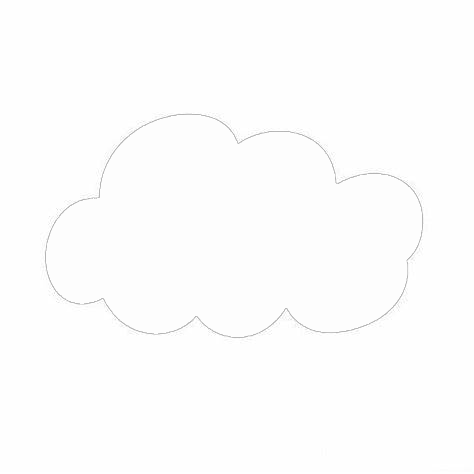
#> input picture png/cloud/1.png, 474 x 474 px; its folder holds only this picture in this run
$ python process.py
#> lines starting #> are read from the running program, lines starting #| are printed output that depends on the picture; after the words box and inside, x2 and y2 are one past the last pixel; in counts of white or black regions, pixels touching at a corner belong together
### Archi.py
from colour import Color
import cv2
import drawSvg
import numpy as np
import random
from xml.etree import ElementTree as ET
from treelib import Tree
from torchvision import models, transforms
import torch
from model.resnet_FT import ResNetGAPFeatures as Net
import scipy.stats as st

prefix_tag = '{http://www.w3.org/2000/svg}'


# [65 lines left out: functions pts2path, color_generator, rgb2hsl, measure_centroids, not called in this run]


class BasicElement(drawSvg.DrawingBasicElement):
    # [8 lines left out: function __init__, not called in this run]


class ParentsElement(drawSvg.DrawingParentElement):
    # [22 lines left out: functions __init__, writeContent, not called in this run]


class Temp(drawSvg.Drawing):
    def __init__(self, width=720, height=1280, file=None, **svgArgs):
        """
        模板类，相当于svg背景，填充archi
        :param width:
        :param height:
        :param archi_tree:
        :param svgArgs:
        """
        super().__init__(width, height, origin=(0, -height), **svgArgs)
        self.file = file

    # [49 lines left out: functions iter, score, not called in this run]

    def getTree(self):
        return ET.parse(self.file)


class Archi(ParentsElement):
    # [9 lines left out: function __init__, not called in this run]

    def getTree(self):
        return ET.parse(self.file)

    # [7 lines left out: function iter, not called in this run]

### util/process.py
# 规范archisvg格式
import os
import queue

import cairosvg
import cv2
from sklearn.neighbors import KDTree

from Archi import *


def connect_edge(edge):
    """
    连接断开边缘
    :param edge:
    :return:
    """
    edge = np.pad(edge, ((1, 1), (1, 1)), 'constant', constant_values=(0, 0))
    p = []
    locs = np.argwhere(edge == 255)
    # for i in range(1, h - 1):  # 遍历每一行
    #     for j in range(1, w - 1):  # 遍历每一列
    for loc in locs:
        i, j = loc
        r = []
        for y in range(i - 1, i + 2):
            for x in range(j - 1, j + 2):
                if y == i and x == j:
                    continue
                if edge[y, x] == 255:
                    r.append([y, x])
        rLen = len(r)
        if rLen > 0:
            # only one point, it is peak
            if rLen == 1:
                p.append([j, i])
            # there are two points and the distance is 1, it is also peak
            elif rLen == 2:
                dy = r[0][0] - r[1][0]
                dx = r[0][1] - r[1][1]
                t = dx * dx + dy * dy
                if t == 1:
                    p.append([j, i])
    if p:
        p = np.array(p)
        tree = KDTree(p, leaf_size=2)
        dist, node = tree.query(p, k=2)
        for i in range(len(node)):
            if dist[i][1] <= 10:
                cv2.line(edge, tuple(p[i]), tuple(p[node[i][1]]), 255)
    return edge[1:-1, 1:-1]


def Level_traversal(img):
    """
    层次遍历得到主要的archi及其子archi
    这里使用边缘提取，之后考虑实例分割
    :param img: 图片
    :return: 主要的archi及其子archi的列表
    """
    # img = cv2.GaussianBlur(img, (3, 3), 0)
    result = cv2.Canny(img, 50, 150, apertureSize=3, L2gradient=True)
    w, h = result.shape[:2]
    # result = cv2.morphologyEx(result, cv2.MORPH_CLOSE, kernel=(3, 3), iterations=3)
    result = connect_edge(result)
    # ret, result = cv2.threshold(img, 127, 255, cv2.THRESH_BINARY + cv2.THRESH_OTSU)
    bk = np.array((w, h, 3))
    contours, hierarchy = cv2.findContours(result, cv2.RETR_TREE, cv2.CHAIN_APPROX_SIMPLE)
    q = queue.Queue()
    out_cont = []
    for i in range(len(hierarchy[0])):
        if hierarchy[0][i][3] == -1:
            out_cont.append(contours[i])
            q.put(i)
    ccc = out_cont[0]
    for i in range(1, len(out_cont)):
        ccc = np.concatenate((ccc, out_cont[i]), axis=0)
    ox, oy, width, height = cv2.boundingRect(ccc)
    temp = Temp(width=width, height=height)
    aid = 0
    archiList = [Archi(TAG_NAME='svg', id=aid, fill='grey', stroke='black')]
    conts = []
    while not q.empty():
        pid = q.get()
        cont = contours[pid]
        cont -= np.array([ox, oy])
        conts.append(cont)
        elem = BasicElement(TAG_NAME='path', d=pts2path(cont))
        archiList[aid].append(elem)
        if hierarchy[0][pid][0] < 0 and hierarchy[0][pid][3] != -1 and hierarchy[0][hierarchy[0][pid][3]][0] < 0:
            ccc = conts[0]
            for i in range(1, len(out_cont)):
                ccc = np.concatenate((ccc, out_cont[i]), axis=0)
            # x, y, w, h = cv2.boundingRect(cont)
            conts.clear()
            # archiList[aid].contour = cont
            # archiList[aid].out_rect = [w, h]
            if hierarchy[0][pid][2] >= 0:
                aid += 1
                archiList.append(Archi(id=aid))
                archiList[aid - 1].append(archiList[aid])
        if hierarchy[0][pid][2] >= 0:
            pid = hierarchy[0][pid][2]
            q.put(pid)
        else:
            continue
        while hierarchy[0][pid][0] >= 0:
            pid = hierarchy[0][pid][0]
            q.put(pid)
    temp.append(archiList[0])
    return temp


def normalizeArchi(load_dir, save_dir):
    """svg转位图"""
#> called with load_dir = 'C:/Users/85365/Desktop/新建文件夹/', save_dir = '../png/cloud/'
    # [15 lines of commented-out code are left out]

    """位图转svg"""
    png_ls = [save_dir + i for i in os.listdir(save_dir)]
    for i, img_path in enumerate(png_ls):
        img = cv2.imread(img_path, 0)
#> img is the input picture: shape (474, 474); min 179, max 255, mean 253.3
        temp = Level_traversal(img)
#> in Level_traversal, `result = cv2.Canny(img, 50, 150, apertureSize=3, L2gradient=True)`:
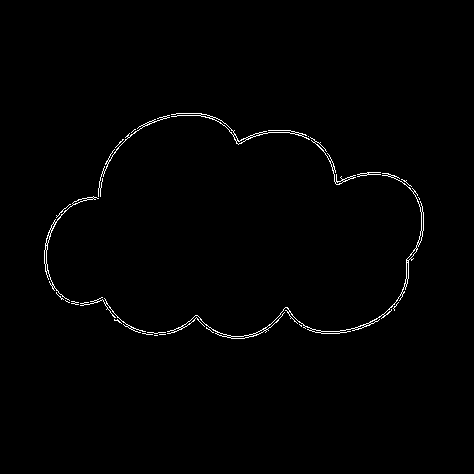
#> result: shape (474, 474); 0.91% white in thin lines or dots, all inside (x1, y1, x2, y2) = (44, 113, 424, 339)
#> in connect_edge, `edge = np.pad(edge, ((1, 1), (1, 1)), 'constant', constant_values=(0, ..`:
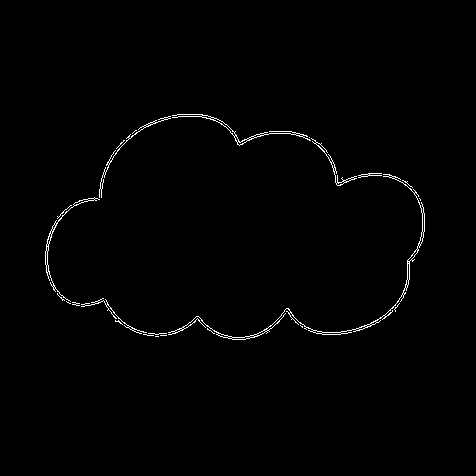
#> edge: shape (476, 476); 0.9% white in thin lines or dots, all inside (x1, y1, x2, y2) = (45, 114, 425, 340)
#> in connect_edge, `locs = np.argwhere(edge == 255)`: locs = 2039 pairs, first value 114 to 339, second value 45 to 424
#> the loop in connect_edge, `for loc in locs:` made 2039 passes
#> (i, j, rLen, dy, dx, t) on passes 1 to 12: (114, 177, 2, -1, 2, 5), (114, 178, 2, 0, -2, 4), (114, 179, 2, 0, -2, 4), (114, 180, 2, 0, -2, 4), (114, 181, 2, 0, -2, 4), (114, 182, 2, 0, -2, 4), (114, 183, 2, 0, -2, 4), (114, 184, 2, 0, -2, 4), (114, 185, 2, 0, -2, 4), (114, 186, 2, 0, -2, 4), (114, 187, 2, 0, -2, 4), (114, 188, 2, 0, -2, 4)
#> (i, j, rLen, dy) on pass 117: (120, 163, 2, -1)
#> after the loop in connect_edge, `for loc in locs:`: p = 120 pairs, first value 49 to 421, second value 115 to 336
#> in connect_edge, `dist, node = tree.query(p, k=2)`: dist = 120 pairs, first value 0 to 0, second value 2 to 32.02; node = 120 pairs, first value 0 to 119, second value 0 to 119
#> the loop in connect_edge, `for i in range(len(node)):` made 120 passes
#> in Level_traversal, `contours, hierarchy = cv2.findContours(result, cv2.RETR_TREE, cv2.CHAI..`: contours = 154 contours, 114 with area under 20; largest, box (x1, y1, x2, y2) and area: (167, 173, 424, 339) 958, (171, 113, 356, 185) 536, (44, 115, 170, 303) 512, (80, 297, 166, 336) 227, (182, 315, 207, 328) 66
#> after the loop in Level_traversal, `for i in range(len(hierarchy[0])):`: out_cont = 6 contours, 1 with area under 20; largest, box (x1, y1, x2, y2) and area: (167, 173, 424, 339) 958, (171, 113, 356, 185) 536, (44, 115, 170, 303) 512, (80, 297, 166, 336) 227, (357, 172, 381, 177) 46
#> in Level_traversal, `ccc = out_cont[0]`: ccc = [[71, 301], [71, 303], [74, 303], [75, 304], [78, 304], [78, 302], [75, 302], [74, 301]]
#> the loop in Level_traversal, `for i in range(1, len(out_cont)):` made 5 passes
#> after the loop in Level_traversal, `for i in range(1, len(out_cont)):`: ccc = contour of 997 points, box (x1, y1, x2, y2) (44, 113, 424, 339), area 23456
#> in Level_traversal, `ox, oy, width, height = cv2.boundingRect(ccc)`: ox = 44; oy = 113; width = 380; height = 226
        temp.saveSvg(f'../archis/cloud/{i + 1}.svg')


if __name__ == '__main__':
#> (the run stopped early here; a loop or call above may not have finished)

$ run again, on png/cloud/7.png
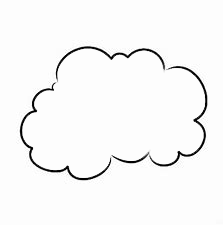
#> input picture png/cloud/7.png, 223 x 225 px
#> in normalizeArchi, img is the input picture: shape (225, 223); min 0, max 255, mean 247.2
#> in Level_traversal, `result = cv2.Canny(img, 50, 150, apertureSize=3, L2gradient=True)`:
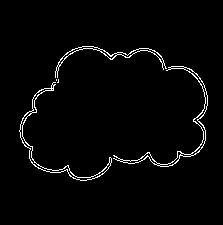
#> result: shape (225, 223); 2.4% white in thin lines or dots, all inside (x1, y1, x2, y2) = (19, 46, 208, 181)
#> in connect_edge, `edge = np.pad(edge, ((1, 1), (1, 1)), 'constant', constant_values=(0, ..`:
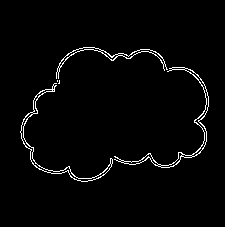
#> edge: shape (227, 225); 2.3% white in thin lines or dots, all inside (x1, y1, x2, y2) = (20, 47, 209, 182)
#> locs = 1197 pairs, first value 47 to 181, second value 20 to 208
#> the loop in connect_edge, `for loc in locs:` made 1197 passes
#> (i, j, rLen, dy, dx, t) on passes 1 to 8: (47, 83, 2, -1, 2, 5), (47, 84, 2, 0, -2, 4), (47, 85, 2, 0, -2, 4), (47, 86, 2, 0, -2, 4), (47, 87, 2, 0, -2, 4), (47, 88, 2, 0, -2, 4), (47, 89, 2, 0, -2, 4), (47, 90, 2, 0, -2, 4)
#> after the loop in connect_edge, `for loc in locs:`: p = [[169, 68], [167, 69], [164, 70], [167, 71], [56, 78], [58, 78], [57, 80], [59, 80], [57, 81], [56, 83], [58, 83], [56, 85], [114, 156], [114, 159]]
#> in connect_edge, `p = np.array(p)`: p = 14 rows, first 8: [169, 68], [167, 69], [164, 70], [167, 71], [56, 78], [58, 78], [57, 80], [59, 80]
#> dist = 14 rows, first 8: [0, 2.24], [0, 2], [0, 3.16], [0, 2], [0, 2], [0, 2], [0, 1], [0, 2]; node = 14 rows, first 8: [0, 1], [1, 3], [2, 1], [3, 1], [4, 5], [5, 4], [6, 8], [7, 6]
#> the loop in connect_edge, `for i in range(len(node)):` made 14 passes
#> contours = 25 contours, 13 with area under 20; largest, box (x1, y1, x2, y2) and area: (55, 46, 208, 167) 896, (19, 79, 112, 181) 502, (19, 111, 111, 181) 339, (183, 67, 208, 156) 240, (116, 48, 164, 64) 118
#> the loop in Level_traversal, `for i in range(len(hierarchy[0])):` made 25 passes
#> after the loop in Level_traversal, `for i in range(len(hierarchy[0])):`: out_cont = 2 contours; box (x1, y1, x2, y2) and area: (55, 46, 208, 167) 896, (19, 79, 112, 181) 502
#> in Level_traversal, `ccc = out_cont[0]`: ccc = contour of 186 points, box (x1, y1, x2, y2) (19, 79, 112, 181), area 502
#> the loop in Level_traversal, `for i in range(1, len(out_cont)):` made 1 pass
#> after the loop in Level_traversal, `for i in range(1, len(out_cont)):`: ccc = contour of 507 points, box (x1, y1, x2, y2) (19, 46, 208, 181), area 1250
#> ox = 19; oy = 46; width = 189; height = 135

$ run again, on png/cloud/2.png
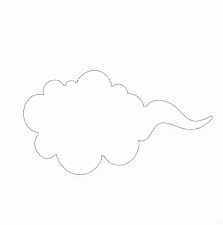
#> input picture png/cloud/2.png, 223 x 225 px
#> in normalizeArchi, img is the input picture: shape (225, 223); min 172, max 255, mean 252.1
#> in Level_traversal, `result = cv2.Canny(img, 50, 150, apertureSize=3, L2gradient=True)`:
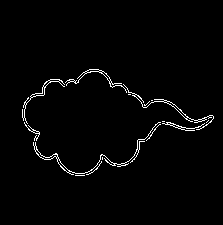
#> result: shape (225, 223); 1.9% white in thin lines or dots, all inside (x1, y1, x2, y2) = (22, 69, 214, 176)
#> in connect_edge, `edge = np.pad(edge, ((1, 1), (1, 1)), 'constant', constant_values=(0, ..`:
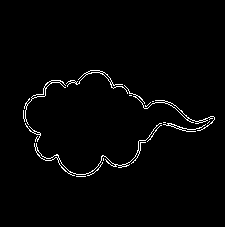
#> edge: shape (227, 225); 1.9% white in thin lines or dots, all inside (x1, y1, x2, y2) = (23, 70, 215, 177)
#> locs = 964 pairs, first value 70 to 176, second value 23 to 214
#> the loop in connect_edge, `for loc in locs:` made 964 passes
#> (i, j, rLen, dy, dx, t) on passes 1 to 8: (70, 90, 2, -1, 2, 5), (70, 91, 2, 0, -2, 4), (70, 92, 2, 0, -2, 4), (70, 93, 2, 0, -2, 4), (70, 94, 2, 0, -2, 4), (70, 95, 2, 0, -2, 4), (70, 96, 2, 0, -2, 4), (70, 97, 2, 0, -2, 4)
#> after the loop in connect_edge, `for loc in locs:`: p = 60 pairs, first value 23 to 212, second value 79 to 176
#> dist = 60 pairs, first value 0 to 0, second value 1 to 11.18; node = 60 pairs, first value 0 to 59, second value 0 to 59
#> the loop in connect_edge, `for i in range(len(node)):` made 60 passes
#> contours = 55 contours, 35 with area under 20; largest, box (x1, y1, x2, y2) and area: (22, 69, 214, 141) 712, (33, 122, 161, 176) 405, (137, 122, 161, 151) 82, (74, 159, 102, 176) 68, (35, 149, 58, 160) 56
#> the loop in Level_traversal, `for i in range(len(hierarchy[0])):` made 55 passes
#> after the loop in Level_traversal, `for i in range(len(hierarchy[0])):`: out_cont = 2 contours; box (x1, y1, x2, y2) and area: (22, 69, 214, 141) 712, (33, 122, 161, 176) 405
#> in Level_traversal, `ccc = out_cont[0]`: ccc = contour of 181 points, box (x1, y1, x2, y2) (33, 122, 161, 176), area 405
#> the loop in Level_traversal, `for i in range(1, len(out_cont)):` made 1 pass
#> after the loop in Level_traversal, `for i in range(1, len(out_cont)):`: ccc = contour of 511 points, box (x1, y1, x2, y2) (22, 69, 214, 176), area 932
#> ox = 22; oy = 69; width = 192; height = 107
